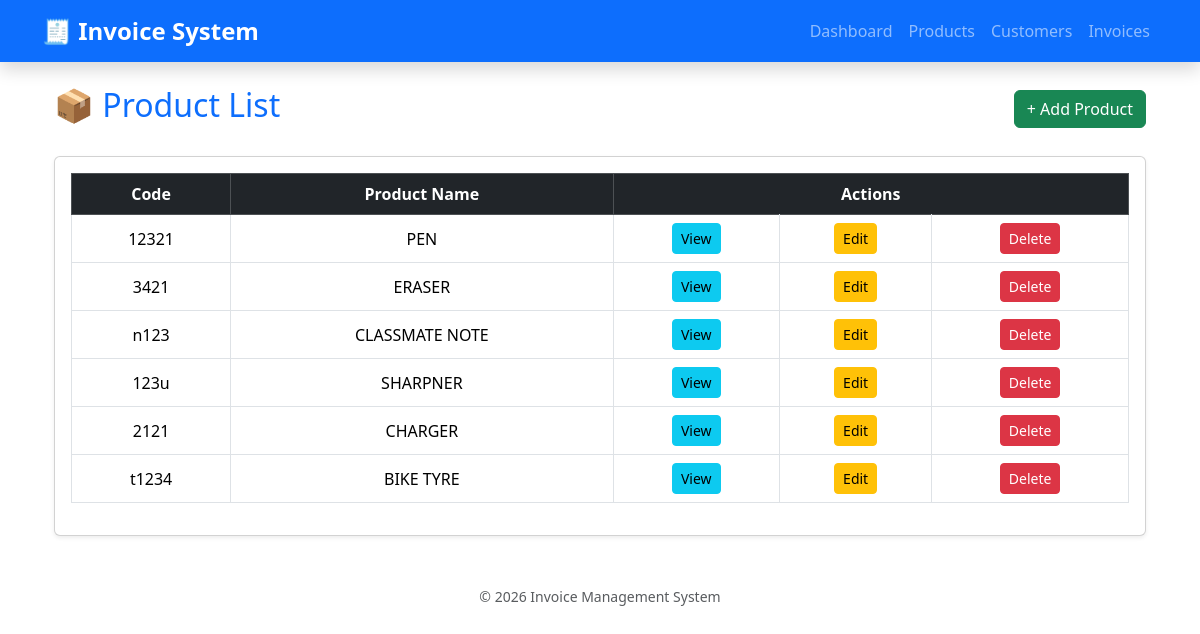
The app's page /ProductList/, older data.
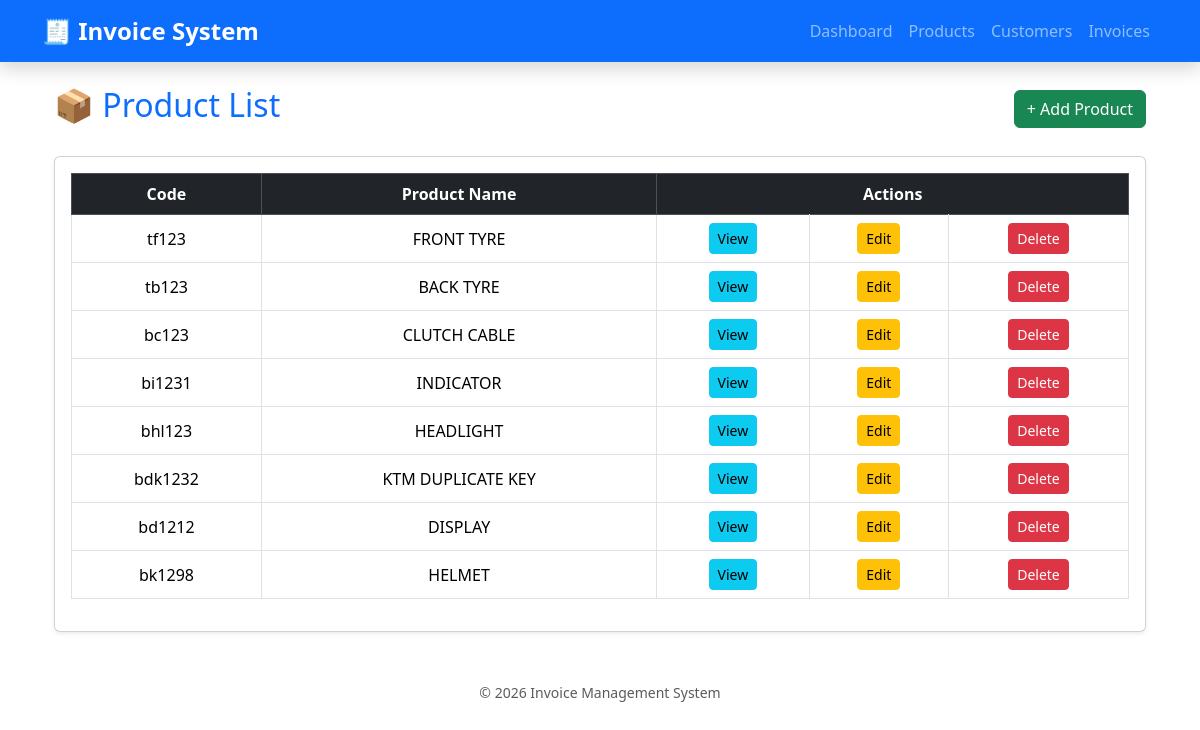
The same page, newer data.
### inventory/models.py (models this page shows, shortened)
class Product(models.Model):
    product_name=models.CharField(max_length=250)
    product_code=models.CharField(max_length=50,unique=True)
    product_description=models.TextField(blank=True)
    product_price=models.DecimalField(max_digits=10,decimal_places=2)
    gst_percent=models.IntegerField()
    stock_quantity=models.IntegerField()
    product_image=models.ImageField()
    created_at=models.DateTimeField(auto_now_add=True)

### inventory/views.py (the view)
# urls.py: path('ProductList/',ProductList.as_view(),name='ProductList'),
class ProductList(ListView):
    model=Product
    context_object_name='products'

### templates/inventory/Product_list.html (shortened to what this page needs)
{% extends 'inventory/dummy.html' %}
{% block content %}
<div class="container mt-4">
    <div class="d-flex justify-content-between align-items-center mb-4">
        <h2 class="text-primary">📦 Product List</h2>
        <a href="{% url 'ProductCreate' %}" class="btn btn-success">
            + Add Product
        </a>
    </div>
    <div class="card shadow-sm p-3">
        <table class="table table-hover table-bordered text-center align-middle">
            <thead class="table-dark">
                <tr>
                    <th>Code</th>
                    <th>Product Name</th>
                    <th colspan="3">Actions</th>
                </tr>
            </thead>
            <tbody>
                {% for product in products %}
                <tr>
                    <td>{{product.product_code}}</td>
                    <td>{{product.product_name|upper}}</td>
                    <td>
                        <a href="{% url 'ProductDetail' pk=product.pk %}"
                           class="btn btn-sm btn-info">
                           View
                        </a>
                    </td>
                    <td>
                        <a href="{% url 'ProductUpdate' pk=product.pk %}"
                           class="btn btn-sm btn-warning">
                           Edit
                        </a>
                    </td>
                    <td>
                        <a href="{% url 'ProductDelete' pk=product.pk %}"
                           class="btn btn-sm btn-danger">
                           Delete
                        </a>
                    </td>
                </tr>
                {% empty %}
                <tr>
                    <td colspan="5" class="text-muted">
                        No products available
                    </td>
                </tr>
                {% endfor %}
            </tbody>
        </table>
    </div>
</div>
{% endblock %}

### templates/inventory/dummy.html (shortened to what this page needs)
{% load static %}
<!DOCTYPE html>
<html lang="en">
<head>
    <link rel="stylesheet" href="{% static 'css/bootstrap.min.css' %}">
    <link rel="stylesheet" href="{% static 'css/style.css' %}">
</head>
<body>
<nav class="navbar navbar-expand-lg navbar-dark bg-primary shadow">
    <div class="container">
        <a class="navbar-brand fw-bold fs-4" href="{% url 'home' %}">
            🧾 Invoice System
        </a>
        <div class="collapse navbar-collapse" id="navbarNav">
            <ul class="navbar-nav ms-auto">
                <li class="nav-item">
                    <a class="nav-link" href="{% url 'home' %}">Dashboard</a>
                </li>
                <li class="nav-item">
                    <a class="nav-link" href="{% url 'ProductList' %}">Products</a>
                </li>
                <li class="nav-item">
                    <a class="nav-link" href="{% url 'CustomerList' %}">Customers</a>
                </li>
                <li class="nav-item">
                    <a class="nav-link" href="{% url 'InvoiceList' %}">Invoices</a>
                </li>
            </ul>
        </div>
    </div>
</nav>
<div class="container mt-4">
    {% block content %}
    {% endblock %}
</div>
<footer class="text-center mt-5 mb-3 text-muted">
    <small>© 2026 Invoice Management System</small>
</footer>
</body>
</html>

### static/css/style.css (style rules this page uses)
body { background-color: white; }

Row changes from the older to the newer data that the page shows:
removed Product: product_code "12321", product_name "PEN"
removed Product: product_code "3421", product_name "ERASER"
removed Product: product_code "n123", product_name "CLASSMATE NOTE"
removed Product: product_code "123u", product_name "SHARPNER"
removed Product: product_code "2121", product_name "CHARGER"
removed Product: product_code "t1234", product_name "BIKE TYRE"
added Product: product_code "tf123", product_name "FRONT TYRE"
added Product: product_code "tb123", product_name "BACK TYRE"
added Product: product_code "bc123", product_name "CLUTCH CABLE"
added Product: product_code "bi1231", product_name "INDICATOR"
added Product: product_code "bhl123", product_name "HEADLIGHT"
added Product: product_code "bdk1232", product_name "KTM DUPLICATE KEY"
added Product: product_code "bd1212", product_name "DISPLAY"
added Product: product_code "bk1298", product_name "HELMET"
